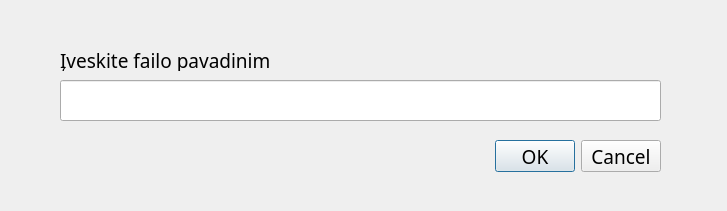
<?xml version="1.0" encoding="UTF-8"?>
<ui version="4.0">
 <class>Dialog</class>
 <widget class="QDialog" name="Dialog">
  <property name="geometry">
   <rect>
    <x>0</x>
    <y>0</y>
    <width>727</width>
    <height>211</height>
   </rect>
  </property>
  <property name="font">
   <font>
    <family>Candara</family>
    <pointsize>14</pointsize>
   </font>
  </property>
  <property name="cursor">
   <cursorShape>ArrowCursor</cursorShape>
  </property>
  <property name="windowTitle">
   <string>Mano Pirma Aplikacija</string>
  </property>
  <widget class="QDialogButtonBox" name="mygtukai">
   <property name="geometry">
    <rect>
     <x>320</x>
     <y>140</y>
     <width>341</width>
     <height>32</height>
    </rect>
   </property>
   <property name="orientation">
    <enum>Qt::Horizontal</enum>
   </property>
   <property name="standardButtons">
    <set>QDialogButtonBox::Cancel|QDialogButtonBox::Ok</set>
   </property>
  </widget>
  <widget class="QLineEdit" name="laukelis">
   <property name="geometry">
    <rect>
     <x>60</x>
     <y>80</y>
     <width>601</width>
     <height>41</height>
    </rect>
   </property>
  </widget>
  <widget class="QLabel" name="label">
   <property name="geometry">
    <rect>
     <x>60</x>
     <y>50</y>
     <width>211</width>
     <height>21</height>
    </rect>
   </property>
   <property name="text">
    <string>Įveskite failo pavadinimą:</string>
   </property>
  </widget>
 </widget>
 <resources/>
 <connections>
  <connection>
   <sender>mygtukai</sender>
   <signal>accepted()</signal>
   <receiver>Dialog</receiver>
   <slot>accept()</slot>
   <hints>
    <hint type="sourcelabel">
     <x>248</x>
     <y>254</y>
    </hint>
    <hint type="destinationlabel">
     <x>157</x>
     <y>274</y>
    </hint>
   </hints>
  </connection>
  <connection>
   <sender>mygtukai</sender>
   <signal>rejected()</signal>
   <receiver>Dialog</receiver>
   <slot>reject()</slot>
   <hints>
    <hint type="sourcelabel">
     <x>316</x>
     <y>260</y>
    </hint>
    <hint type="destinationlabel">
     <x>286</x>
     <y>274</y>
    </hint>
   </hints>
  </connection>
 </connections>
</ui>
